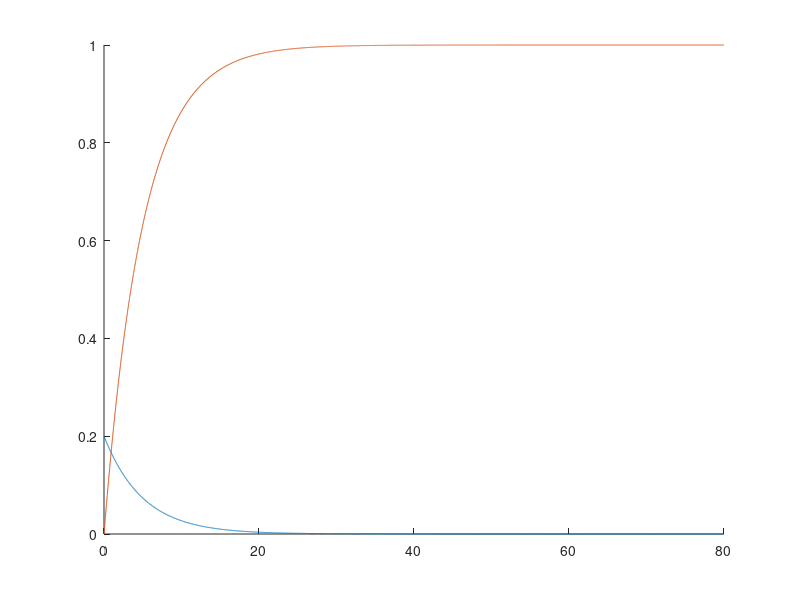

Reproduce this figure in MATLAB.
%7
lambda=input('Read lambda: ');
clf;
[m,s]=expstat(lambda);
x= max(0,m-3*s) : 0.01 : m+3*s;
hold on;
plot(x,exppdf(x,lambda))
stairs(x,expcdf(x,lambda));
